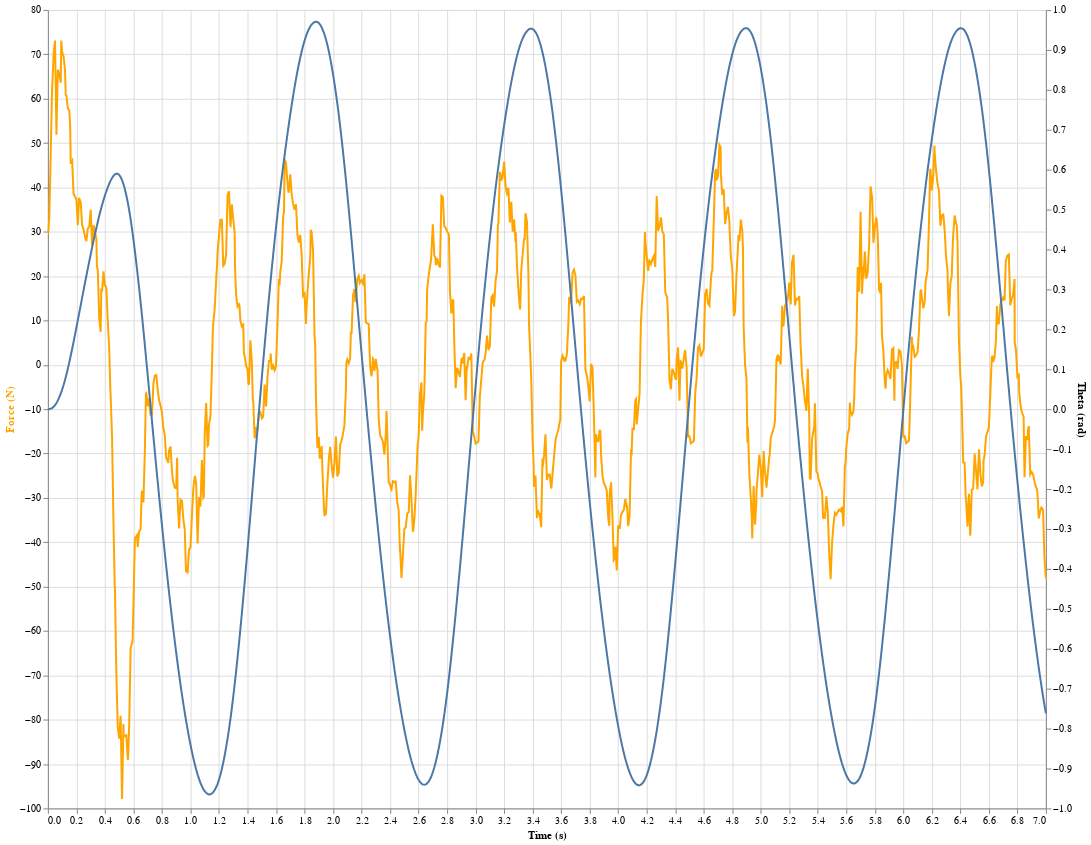

Notebook code for this chart:
### Markdown cell above
# Cartpole Neural Net Controller Simulation

### Code cell
def simulate_and_animate(
    starting_state,
    visualizer,
    simulator,
    state_logger=None,
    input_logger=None,
    sim_time=5,
):
    """
    Simulate the system and produce a video

    Return a dataframe containing the state and input over time
    """

    visualizer.start_recording()

    context = simulator.get_mutable_context()
    context.SetTime(0.0)
    context.SetContinuousState(np.array(list(starting_state.values())))

    if state_logger is not None and input_logger is not None:
        state_logger.FindMutableLog(context).Clear()
        input_logger.FindMutableLog(context).Clear()

    simulator.Initialize()
    simulator.set_target_realtime_rate(1.0)
    simulator.AdvanceTo(sim_time)

    visualizer.stop_recording()

    ani = visualizer.get_recording_as_animation()
    ani.save("animation.mp4", fps=30)

    display(HTML(ani.to_jshtml()))
    visualizer.reset_recording()

    if state_logger is not None and input_logger is not None:
        state_log = state_logger.FindLog(simulator.get_context())
        input_log = input_logger.FindLog(simulator.get_context())

        state_names = list(starting_state.keys())
        df = pd.DataFrame(state_log.data().T, columns=state_names)
        df["time"] = state_log.sample_times()
        df["u"] = input_log.data().T

        return df

def control_cart_pole():
    builder = DiagramBuilder()

    # Create the cart-pole
    plant, scene_graph = AddMultibodyPlantSceneGraph(builder, time_step=0.0)
    Parser(plant).AddModelFromFile("cartpole.urdf")
    plant.Finalize()
    plant.CreateDefaultContext()
    plant.set_name("Cart-pole")

    # Create the controller
    neural_net_policy = ContinuousFittedValueIterationPolicy(
        plant,
        mlp,
        mlp_context,
        R,
        compute_u_star,
    )
    controller = builder.AddSystem(neural_net_policy)
    controller.set_name("Neural net controller")
    time_step = 0.01
    zoh = builder.AddSystem(
        ZeroOrderHold(time_step, 1)
    )  # we assume a zero-order hold between time steps
    zoh.set_name("Zero-order hold")
    wrap = builder.AddSystem(WrapToSystem(4))
    wrap.set_name("wrap theta to [0, 2pi]")
    wrap.set_interval(1, 0, 2 * np.pi)
    builder.Connect(plant.get_state_output_port(), wrap.get_input_port())
    builder.Connect(wrap.get_output_port(), controller.get_input_port())
    builder.Connect(controller.get_output_port(), zoh.get_input_port())
    builder.Connect(zoh.get_output_port(), plant.get_actuation_input_port())

    # Add the visualizer
    visualizer = builder.AddSystem(
        PlanarSceneGraphVisualizer(
            scene_graph, xlim=[-3.0, 3.0], ylim=[-0.5, 1.2], show=False
        )
    )
    builder.Connect(scene_graph.get_query_output_port(), visualizer.get_input_port(0))

    # Add loggers
    state_logger = LogVectorOutput(plant.get_state_output_port(), builder)
    state_logger.set_name("state logger")

    input_logger = LogVectorOutput(controller.get_output_port(), builder)
    input_logger.set_name("input logger")

    # Simulate
    simulator = Simulator(builder.Build())

    return simulate_and_animate(
        {"x": 0, "theta": 0, "x_dot": 0, "theta_dot": 0},
        visualizer,
        simulator,
        state_logger,
        input_logger,
        sim_time=7,
    )


df = control_cart_pole()
base_chart = alt.Chart(df).encode(
    alt.X("time:Q", title="Time (s)"),
)
input_chart = base_chart.mark_line(color="orange").encode(
    alt.Y("u:Q", title="Force (N)", axis=alt.Axis(titleColor="orange")),
)
state_chart = base_chart.mark_line().encode(
    alt.Y("theta:Q", title="Theta (rad)"),
)
alt.layer(input_chart, state_chart).resolve_scale(y="independent").properties(
    width=1000,
    height=800,
).configure_legend(labelFontSize=20)

### Figure 1 — Vega-Lite specification as saved in the notebook (floating-point values rounded to 4 significant figures; data arrays with more than 128 entries replaced by an {"elided": "..."} marker saying what was removed)
{"config": {"view": {"continuousWidth": 400, "continuousHeight": 300}, "legend": {"labelFontSize": 20}}, "layer": [{"mark": {"type": "line", "color": "orange"}, "encoding": {"x": {"field": "time", "title": "Time (s)", "type": "quantitative"}, "y": {"axis": {"titleColor": "orange"}, "field": "u", "title": "Force (N)", "type": "quantitative"}}}, {"mark": "line", "encoding": {"x": {"field": "time", "title": "Time (s)", "type": "quantitative"}, "y": {"field": "theta", "title": "Theta (rad)", "type": "quantitative"}}}], "data": {"name": "data-f93780f1dc07b5ea2d85c7f19dbfd0f7"}, "height": 800, "resolve": {"scale": {"y": "independent"}}, "width": 1000, "$schema": "https://vega.github.io/schema/vega-lite/v4.17.0.json", "datasets": {"data-f93780f1dc07b5ea2d85c7f19dbfd0f7": {"elided": "900 records"}}}
